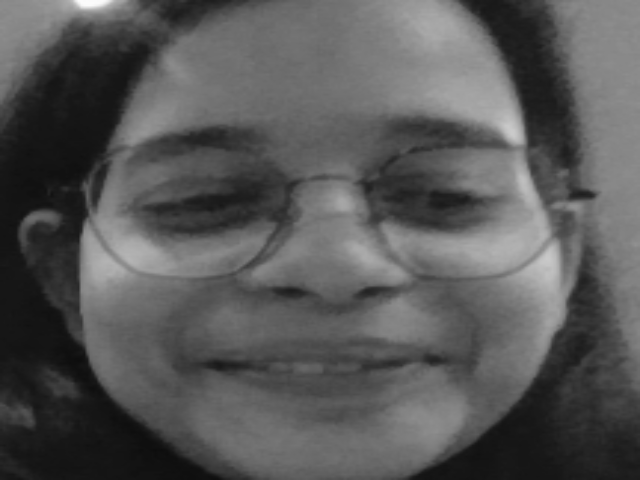
#> input picture Class Projects/Assingment 1/Shipra_Maurya_2nd_CSE(AI&ML)/facedetect/dataset/Shipra/1.png, 640 x 480 px, found by its file name
$ python facedetect.py
#> lines starting #> are read from the running program, lines starting #| are printed output that depends on the picture
import cv2
import os
import numpy as np

haar_file='haarcascade_frontalface_default.xml'
datasets='C:/Users/acer/PycharmProjects/facedetect/dataset/'
(images,labels,names,id)=([],[],{},0)
for (subdirs,dirs,files) in os.walk(datasets):
    for subdir in dirs:
        names[id]=subdirs
        subjectpath=os.path.join(datasets,subdir)
        for filename in os.listdir(subjectpath):
            path=os.path.join(subjectpath,filename)
            label=id
            images.append(cv2.imread(path,0))
            labels.append(int(label))
        id=id+1
#> id = 1

(images,labels)=[np.array(lists) for lists in [images,labels]]
model=cv2.face.LBPHFaceRecognizer_create()
model.train(images,labels)

face_cascade=cv2.CascadeClassifier(haar_file)
cap=cv2.VideoCapture(0)

while True:
    ret,frame=cap.read()
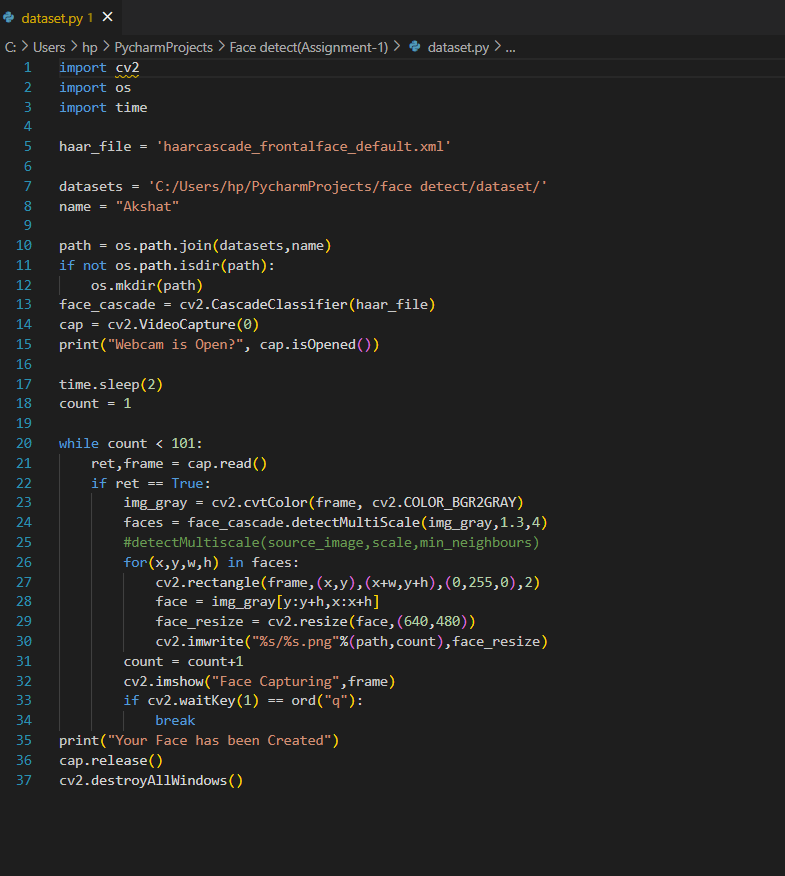
#> input picture Class Projects/Assingment 1/dataset_code_img.png, 785 x 876 px, given in place of the camera
#> frame is the input picture: shape (876, 785, 3); mean B, G, R 35.1, 35.4, 35.4
    if ret==True:
        img_gray=cv2.cvtColor(frame,cv2.COLOR_BGR2GRAY)
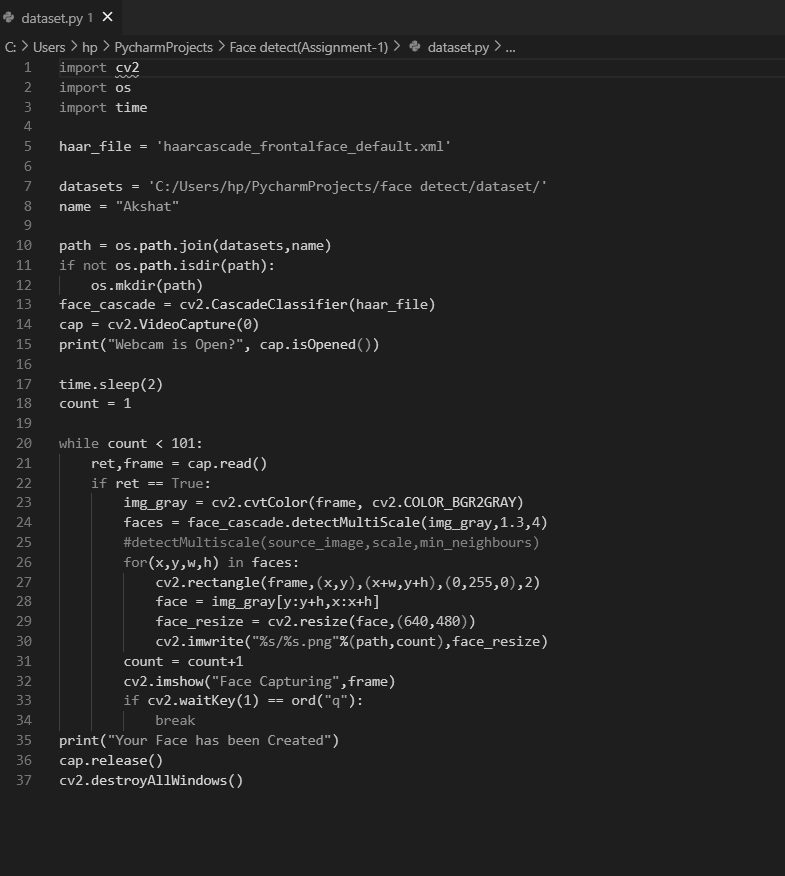
#> img_gray: shape (876, 785); min 29, max 255, mean 35.4
        faces=face_cascade.detectMultiScale(img_gray,1.3,4)
        #detectMultiscale(source_image,scale,min_neighbours)
        for (x,y,w,h) in faces:
            cv2.rectangle(frame,(x,y),(x+w,y+h),(0,255,0),2)
            face=img_gray[y:y+h,x:x+h]
            face_resize=cv2.resize(face,(640,480))
            prediction=model.predict(face_resize)
            if prediction[1]<74:
              cv2.putText(frame,'%s'%(names[prediction[0]].strip()),(x+5,(y+25+h)),cv2.FONT_HERSHEY_PLAIN,1.5,(20,185,20),2)
            else:
                cv2.putText(frame,"Unknown",(x+5,(y+25+h)),cv2.FONT_HERSHEY_PLAIN,1.5,(65,65,255),2)
        cv2.imshow("Face Recognition",frame)
        if cv2.waitKey(1)==ord('q'):
#> (key q is pressed here)
            break
cap.release()
cv2.destroyAllWindows()
